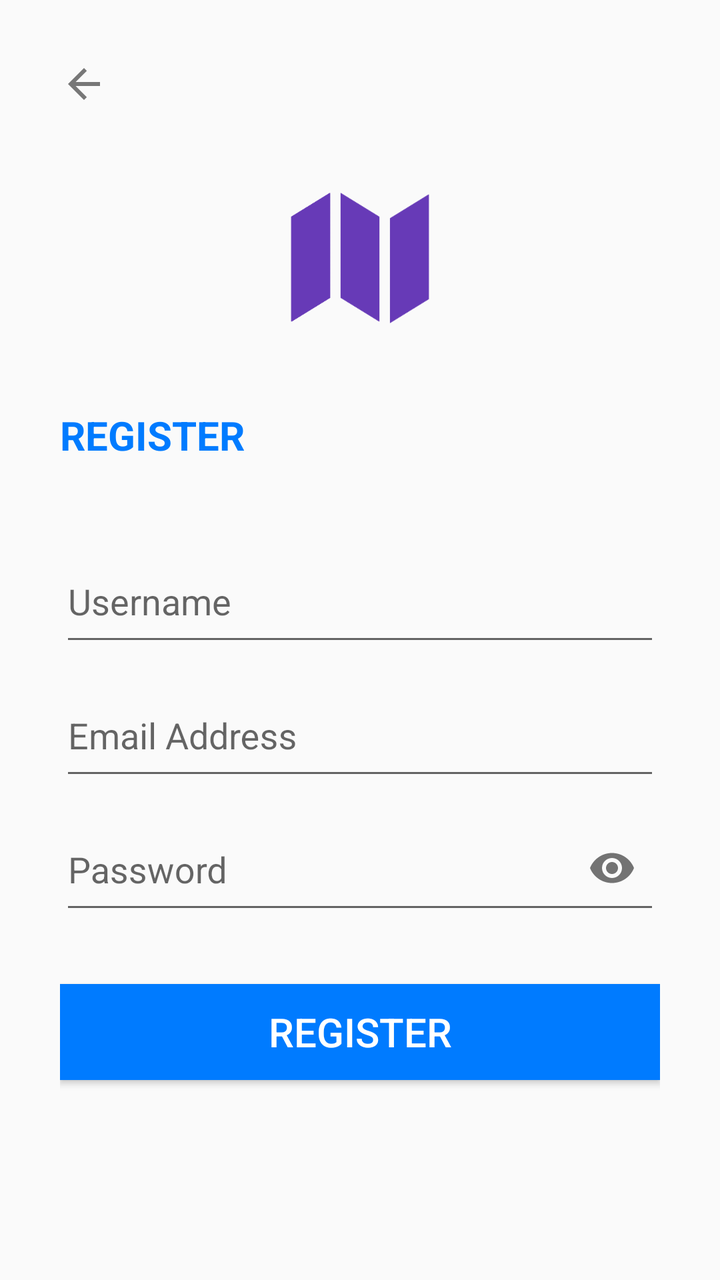
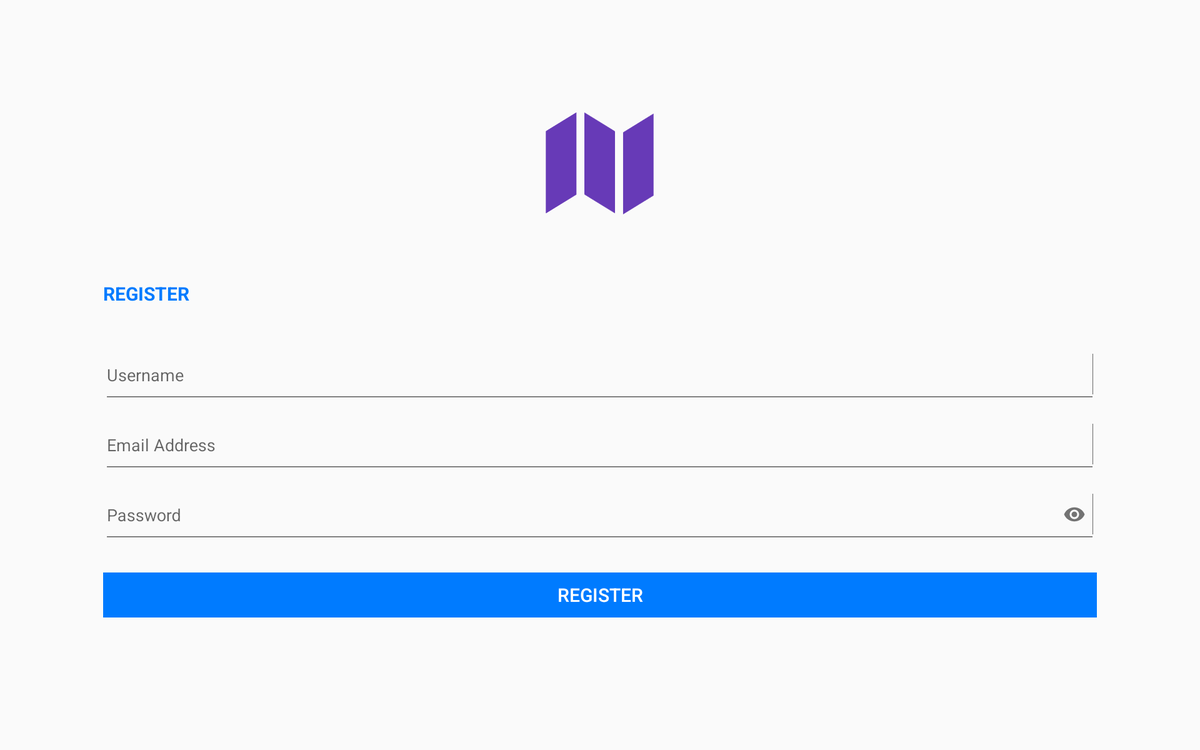

First picture: res/layout/ on a phone held upright. Second picture: the repository's own variant of that layout, on a device whose configuration matches the variant's folder. Source for both follows.
<!-- AndroidManifest.xml: application theme AppTheme -->
<!-- res/layout/activity_register.xml -->
<?xml version="1.0" encoding="utf-8"?>
<LinearLayout xmlns:android="http://schemas.android.com/apk/res/android"
    xmlns:app="http://schemas.android.com/apk/res-auto"
    xmlns:tools="http://schemas.android.com/tools"
    android:layout_width="match_parent"
    android:layout_height="match_parent"
    android:orientation="vertical"
    android:padding="30dp"
    tools:context="com.group.ibrochure.i_brochure.UI.RegisterActivity">

    <TextView
        android:layout_width="wrap_content"
        android:layout_height="wrap_content"
        android:background="@drawable/ic_arrow_back_black_24dp" />

    <ImageView
        android:id="@+id/imgLogo"
        android:layout_width="150dp"
        android:layout_height="150dp"
        android:src="@drawable/brochure"
        android:layout_gravity="center"/>

    <TextView
        android:layout_width="wrap_content"
        android:layout_height="wrap_content"
        android:text="REGISTER"
        android:textStyle="bold"
        android:textColor="@color/colorPrimary"
        android:textSize="20dp"
        android:layout_marginBottom="30dp"/>

    <android.support.design.widget.TextInputLayout
        android:id="@+id/username_til"
        android:layout_width="match_parent"
        android:layout_height="wrap_content">

        <EditText
            android:id="@+id/username"
            android:layout_width="match_parent"
            android:layout_height="?attr/actionBarSize"
            android:layout_centerHorizontal="true"
            android:layout_centerVertical="true"
            android:hint="Username"
            android:inputType="textPersonName"/>

    </android.support.design.widget.TextInputLayout>

    <android.support.design.widget.TextInputLayout
        android:id="@+id/email_til"
        android:layout_width="match_parent"
        android:layout_height="wrap_content">

        <EditText
            android:id="@+id/email"
            android:layout_width="match_parent"
            android:layout_height="?attr/actionBarSize"
            android:layout_centerHorizontal="true"
            android:layout_centerVertical="true"
            android:hint="Email Address"
            android:inputType="textPersonName"/>

    </android.support.design.widget.TextInputLayout>

    <android.support.design.widget.TextInputLayout
        android:id="@+id/pass_til"
        android:layout_width="match_parent"
        android:layout_height="wrap_content"
        app:passwordToggleEnabled="true">

        <android.support.design.widget.TextInputEditText
            android:id="@+id/password"
            android:layout_width="match_parent"
            android:layout_height="?attr/actionBarSize"
            android:layout_below="@id/username"
            android:layout_centerHorizontal="true"
            android:layout_centerVertical="true"
            android:layout_marginTop="20dp"
            android:fontFamily="sans-serif"
            android:hint="Password"
            android:inputType="textPassword"/>

    </android.support.design.widget.TextInputLayout>

    <Button
        android:id="@+id/btnRegister"
        android:layout_width="match_parent"
        android:layout_height="wrap_content"
        android:layout_marginTop="30dp"
        android:background="@color/colorPrimary"
        android:padding="@dimen/activity_horizontal_margin"
        android:textSize="20sp"
        android:textColor="#fff"
        android:onClick="onClick"
        android:text="Register"/>

</LinearLayout>
<!-- resources referenced by this layout -->
<resources>
  <color name="colorPrimary">#007bff</color>
  <!-- drawable brochure: png bitmap (drawable, 20344 bytes) -->
  <!-- drawable ic_arrow_back_black_24dp (drawable) -->
  <vector xmlns:android="http://schemas.android.com/apk/res/android"
          android:width="24dp"
          android:height="24dp"
          android:viewportWidth="24.0"
          android:viewportHeight="24.0">
      <path
          android:fillColor="#FF777777"
          android:pathData="M20,11H7.83l5.59,-5.59L12,4l-8,8 8,8 1.41,-1.41L7.83,13H20v-2z"/>
  </vector>
  <style name="AppTheme" parent="Theme.AppCompat.Light.NoActionBar">
          
          <item name="colorPrimary">@color/colorPrimary</item>
          <item name="colorPrimaryDark">@color/colorPrimaryDark</item>
          <item name="colorAccent">@color/colorAccent</item>
      </style>
  <color name="colorPrimaryDark">#0069d9</color>
  <color name="colorAccent">#28a745</color>
</resources>
<!-- res/layout-xlarge/activity_register.xml (the author's variant of the layout above) -->
<!-- drawn on a large tablet held sideways -->
<?xml version="1.0" encoding="utf-8"?>
<LinearLayout xmlns:android="http://schemas.android.com/apk/res/android"
    xmlns:app="http://schemas.android.com/apk/res-auto"
    xmlns:tools="http://schemas.android.com/tools"
    android:layout_width="match_parent"
    android:layout_height="match_parent"
    android:orientation="vertical"
    tools:context="com.group.ibrochure.i_brochure.UI.RegisterActivity">

    <ScrollView
        android:layout_width="match_parent"
        android:layout_height="match_parent">
        <LinearLayout
            android:layout_width="match_parent"
            android:layout_height="match_parent"
            android:orientation="vertical"
            android:padding="30dp">

            <TextView
                android:layout_width="wrap_content"
                android:layout_height="wrap_content"
                android:background="@drawable/ic_arrow_back"
                android:backgroundTint="@color/colorPrimary"
                android:textColor="@color/colorPrimary"
                android:onClick="backFront"/>

            <LinearLayout
                android:layout_width="match_parent"
                android:layout_height="wrap_content"
                android:orientation="vertical"
                android:layout_marginRight="80dp"
                android:layout_marginLeft="80dp">

                <ImageView
                    android:id="@+id/imgLogo"
                    android:layout_width="250dp"
                    android:layout_height="250dp"
                    android:layout_gravity="center"
                    android:src="@drawable/brochure" />

                <TextView
                    android:layout_width="wrap_content"
                    android:layout_height="wrap_content"
                    android:text="REGISTER"
                    android:textStyle="bold"
                    android:textColor="@color/colorPrimary"
                    android:textSize="20dp"
                    android:layout_marginBottom="30dp"/>

                <android.support.design.widget.TextInputLayout
                    android:id="@+id/username_til"
                    android:layout_width="match_parent"
                    android:layout_height="wrap_content">

                    <EditText
                        android:id="@+id/username"
                        android:layout_width="match_parent"
                        android:layout_height="?attr/actionBarSize"
                        android:layout_centerHorizontal="true"
                        android:layout_centerVertical="true"
                        android:hint="Username"
                        android:inputType="textPersonName"/>

                </android.support.design.widget.TextInputLayout>

                <android.support.design.widget.TextInputLayout
                    android:id="@+id/email_til"
                    android:layout_width="match_parent"
                    android:layout_height="wrap_content">

                    <EditText
                        android:id="@+id/email"
                        android:layout_width="match_parent"
                        android:layout_height="?attr/actionBarSize"
                        android:layout_centerHorizontal="true"
                        android:layout_centerVertical="true"
                        android:hint="Email Address"
                        android:inputType="textPersonName"/>

                </android.support.design.widget.TextInputLayout>

                <android.support.design.widget.TextInputLayout
                    android:id="@+id/pass_til"
                    android:layout_width="match_parent"
                    android:layout_height="wrap_content"
                    app:passwordToggleEnabled="true">

                    <android.support.design.widget.TextInputEditText
                        android:id="@+id/password"
                        android:layout_width="match_parent"
                        android:layout_height="?attr/actionBarSize"
                        android:layout_below="@id/username"
                        android:layout_centerHorizontal="true"
                        android:layout_centerVertical="true"
                        android:layout_marginTop="20dp"
                        android:fontFamily="sans-serif"
                        android:hint="Password"
                        android:inputType="textPassword"/>

                </android.support.design.widget.TextInputLayout>

                <Button
                    android:id="@+id/btnRegister"
                    android:layout_width="match_parent"
                    android:layout_height="wrap_content"
                    android:layout_marginTop="30dp"
                    android:background="@color/colorPrimary"
                    android:padding="@dimen/activity_horizontal_margin"
                    android:textSize="20sp"
                    android:textColor="#fff"
                    android:onClick="onRegister"
                    android:text="Register"/>
            </LinearLayout>

        </LinearLayout>
    </ScrollView>
</LinearLayout>
<!-- resources referenced by the variant -->
<!-- as a large tablet held sideways resolves them -->
<resources>
  <color name="colorPrimary">#007bff</color>
  <!-- drawable brochure: png bitmap (drawable, 20344 bytes) -->
  <style name="AppTheme" parent="Theme.AppCompat.Light.NoActionBar">
          
          <item name="colorPrimary">@color/colorPrimary</item>
          <item name="colorPrimaryDark">@color/colorPrimaryDark</item>
          <item name="colorAccent">@color/colorAccent</item>
      </style>
  <color name="colorPrimaryDark">#0069d9</color>
  <color name="colorAccent">#28a745</color>
</resources>
